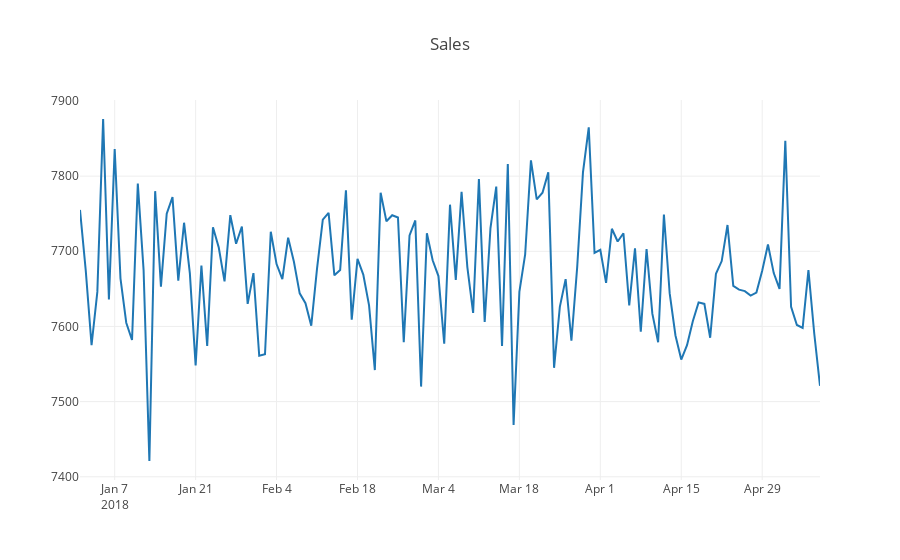

The cell this chart's notebook holds for it:
### Code cell
# Plot time series.
iplot({'data':[go.Scatter(x = tx_by_day['Date'], y = tx_by_day['SalesID'])] , 'layout': {'title':'Sales',}} )

### Figure 1 — Plotly figure (JSON) as saved in the notebook; plotly's stock layout.template omitted (floating-point values rounded to 4 significant figures; data arrays with more than 128 entries replaced by an {"elided": "..."} marker saying what was removed)
{"data": [{"type": "scatter", "uid": "b13589bc-20c2-48be-b8a8-be82a0dbd287", "x": {"elided": "129 str values"}, "y": {"elided": "129 int values"}}], "layout": {"title": {"text": "Sales"}}}
